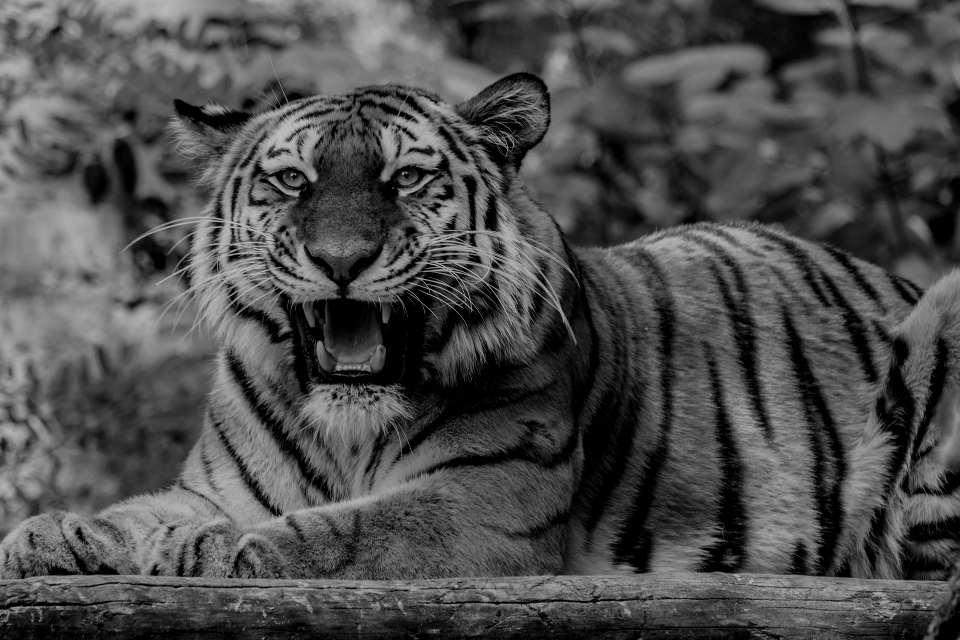
#> input picture LV2/zad 3/tiger.png, 960 x 640 px
$ python __init__.py
#> lines starting #> are read from the running program, lines starting #| are printed output that depends on the picture
import numpy as np
import matplotlib.pyplot as plt

img = plt.imread("tiger.png")
#> img is the input picture: shape (640, 960, 4) float32; mean R, G, B, A 0.303, 0.303, 0.303, 1
print(img.shape)
#| (640, 960, 4)
print(img.dtype)
#| float32

img_copy = img[:,:,0].copy()
broj = 150
brightnes = 255 - broj #inkrementiran broj se dodaje svim pikselima slike
#brightnes = np.clip(brightnes, 0, 255) #vrijednost brightnes mora biti unutar granica rgb 0-255

for x in range(0, img.shape[0]):
        for y in range(0, img.shape[1]):
            if img_copy[x][y] > brightnes:
                img_copy[x][y] = 255
            else:
                img_copy[x][y] += brightnes

mirror = img[:, :: -1] #zrcaljena slika, rezanje polja slike, prvi :, oznacava sve sve retke slike a :: -1 oznacava sve stupce u obrnutom redosljedu (invertiramo redosljed piksela u svakom retku
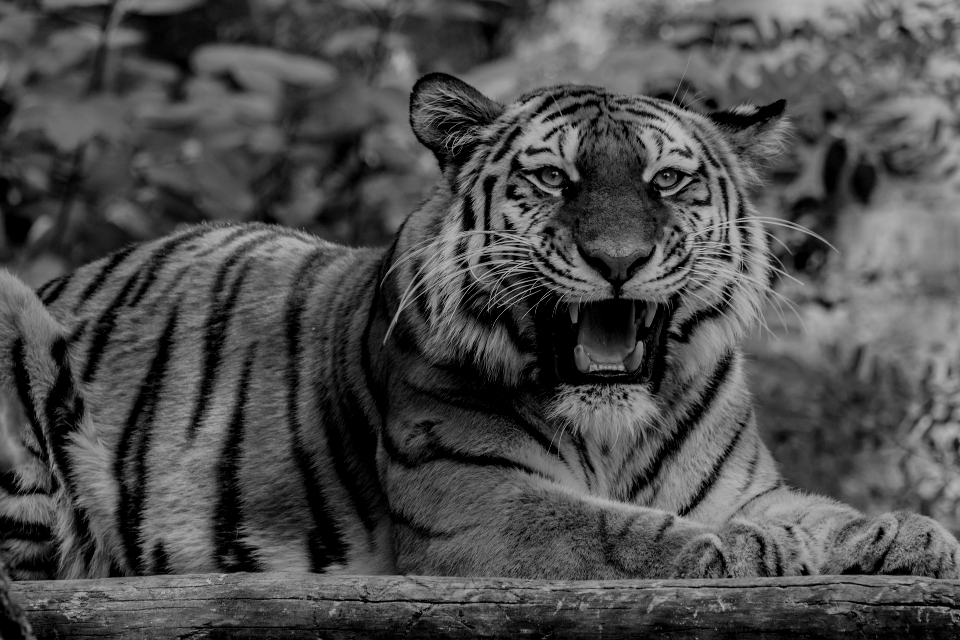
#> mirror: shape (640, 960, 4) float32; mean R, G, B, A 0.303, 0.303, 0.303, 1

rotacija = np.rot90(img, k = 1, axes=(1,0)) #jedna rotacija za 90 stupnjeva suprotno od smjera kazaljke na satu
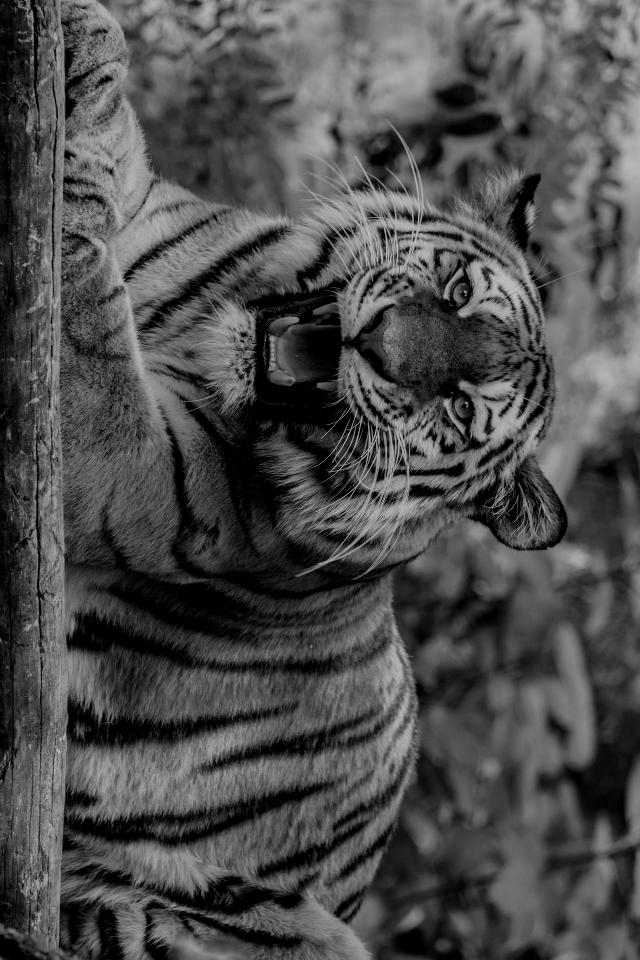
#> rotacija: shape (960, 640, 4) float32; mean R, G, B, A 0.303, 0.303, 0.303, 1

length = img.shape[0]
#> length = 640
height = img.shape[1]
#> height = 960
#> (the run stopped early here; a loop or call above may not have finished)
